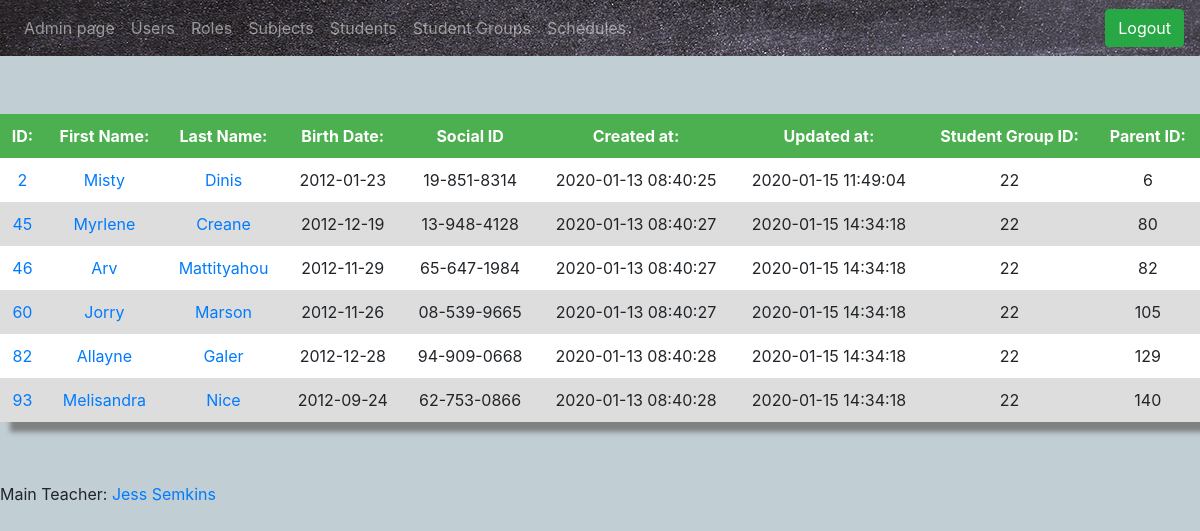
Page /studentgroup/22 on the committed database.
### tables this page shows
CREATE TABLE IF NOT EXISTS `students` (
  `id` int(11) NOT NULL AUTO_INCREMENT,
  `first_name` varchar(45) NOT NULL,
  `last_name` varchar(45) NOT NULL,
  `date_of_birth` date NOT NULL,
  `social_id` varchar(20) NOT NULL,
  `created_at` timestamp NOT NULL DEFAULT CURRENT_TIMESTAMP,
  `updated_at` timestamp NOT NULL DEFAULT CURRENT_TIMESTAMP ON UPDATE CURRENT_TIMESTAMP,
  `student_group_id` int(11) DEFAULT NULL,
  `parent_id` int(11) DEFAULT NULL,
  PRIMARY KEY (`id`),
  KEY `student_group_id_fk_idx` (`student_group_id`),
  KEY `student_group_fk_id_idx` (`student_group_id`),
  KEY `parent_id` (`parent_id`)
);

CREATE TABLE IF NOT EXISTS `users` (
  `id` int(11) NOT NULL AUTO_INCREMENT,
  `first_name` varchar(45) NOT NULL,
  `last_name` varchar(45) NOT NULL,
  `email` varchar(255) NOT NULL,
  `role_id` int(11) NOT NULL,
  `password` varchar(45) NOT NULL,
  `updated_at` timestamp NOT NULL DEFAULT CURRENT_TIMESTAMP ON UPDATE CURRENT_TIMESTAMP,
  `created_at` timestamp NOT NULL DEFAULT CURRENT_TIMESTAMP,
  `last_login_at` timestamp NULL DEFAULT NULL,
  PRIMARY KEY (`id`),
  KEY `fk_users_roles1_idx` (`role_id`)
);

### app/libraries/View.php (called while the page is built, shortened)
<?php
class View
{
    public function loadPage($dir_name, $partial_name)
    {
        include './app/views/'.$dir_name.'/inc/header.php';
        include './app/views/'.$dir_name.'/'.$partial_name.'.php';
        include './app/views/'.$dir_name.'/inc/footer.php';
    }
}

### app/controllers/StudentGroupController.php (called while the page is built, shortened)
<?php
class StudentGroupController
{
    public function __construct($request)
    {
        $this->request = $request;
    }
    public function index()
    {
        $id = $this->request->url_parts[1];
        $student = new Student($this->request);
        $students = $student->studentsInGroups($id);
        $main_teacher = $student->mainTeacher($id);
        $view = new View();
        $view->data['students'] = $students;
        $view->data['main_teacher'] = $main_teacher;
        $view->loadPage('admin', 'onestudentgroup');
    }
}

### index.php (called while the page is built, shortened)
<?php
$router = new Router();

### app/models/Student.php (called while the page is built, shortened)
<?php
class Student extends BaseModel
{
    public function studentsInGroups($id)
    {
        require('./app/db.php');
        $sql = $conn->prepare('select * from students where student_group_id = '.$id.'');
        $sql->execute();
        $data = [];
        while ($row = $sql->fetch(PDO::FETCH_ASSOC)) {
            $data[] = $row;
        }
        return $data;
    }
    public function mainTeacher($id)
    {
        require('./app/db.php');
        $sql = $conn->prepare('select users.id, users.first_name, users.last_name
                                from users
                                inner join student_group
                                on student_group.main_teacher_id = users.id
                                where student_group.id = "'.$id.'"');
        $sql->execute();
        $data = [];
        while ($row = $sql->fetch(PDO::FETCH_ASSOC)) {
            $data[] = $row;
        }
        return $data;
    }
}

### app/views/admin/onestudentgroup.php (the view)
<h3>Student Group</h3>
<table id="myTable">
    <tr>
        <th>ID:</th>
        <th>First Name:</th>
        <th>Last Name:</th>
        <th>Birth Date:</th>
        <th>Social ID</th>
        <th>Created at:</th>
        <th>Updated at:</th>
        <th>Student Group ID:</th>
        <th>Parent ID:</th>
    </tr>
        <?php foreach ($this->data['students'] as $key => $student) : ?>
        <?php $id = $student['id']; ?>
    <tr>
        <td><a href="/students/<?= $id ?>"> <?php echo $student['id']; ?></a></td>
        <td><a href="/students/<?= $id ?>"> <?php echo $student['first_name']; ?></a></td>
        <td><a href="/students/<?= $id ?>"> <?php echo $student['last_name']; ?></a></td>
        <td> <?php echo $student['date_of_birth']; ?> </td>
        <td> <?php echo $student['social_id']; ?> </td>
        <td> <?php echo $student['created_at']; ?> </td>
        <td> <?php echo $student['updated_at']; ?></td>
        <td> <?php echo $student['student_group_id']; ?> </td>
        <td> <?php echo $student['parent_id']; ?> </td>
    </tr>
        <?php endforeach; ?>
</table>
<span>
    Main Teacher:
    <a href="/users/<?=$this->data['main_teacher'][0]['id']; ?>">
    <?= $this->data['main_teacher'][0]['first_name'].' '.
        $this->data['main_teacher'][0]['last_name'];
    ?>
    </a>
</span>

### public/css/style.css (style rules this page uses)
html,body { margin: 0 auto; }
body { background: url(../img/siva.jpg) no-repeat fixed; background-size: cover; }
#myTable { position: relative; border-collapse: collapse; width: 100%; background-color: #dddddd; table-layout: auto; box-shadow: 10px 10px 5px grey; padding-top: 30px; margin-bottom: 60px; margin-top: 80px; }
th, td { padding: 10px; text-align: center; }
tr:nth-child(even) { background-color: white; }
th { background-color: #4CAF50; color: white; font-size: 16px; text-align: center; }

### rows in the picture
students: id "2", first_name "Misty", last_name "Dinis", date_of_birth "2012-01-23", social "19-851-8314", created_at "2020-01-13 08:40:25", updated_at "2020-01-15 11:49:04", student_group "22", parent "6"
students: id "45", first_name "Myrlene", last_name "Creane", date_of_birth "2012-12-19", social "13-948-4128", created_at "2020-01-13 08:40:27", updated_at "2020-01-15 14:34:18", student_group "22", parent "80"
students: id "46", first_name "Arv", last_name "Mattityahou", date_of_birth "2012-11-29", social "65-647-1984", created_at "2020-01-13 08:40:27", updated_at "2020-01-15 14:34:18", student_group "22", parent "82"
students: id "60", first_name "Jorry", last_name "Marson", date_of_birth "2012-11-26", social "08-539-9665", created_at "2020-01-13 08:40:27", updated_at "2020-01-15 14:34:18", student_group "22", parent "105"
students: id "82", first_name "Allayne", last_name "Galer", date_of_birth "2012-12-28", social "94-909-0668", created_at "2020-01-13 08:40:28", updated_at "2020-01-15 14:34:18", student_group "22", parent "129"
students: id "93", first_name "Melisandra", last_name "Nice", date_of_birth "2012-09-24", social "62-753-0866", created_at "2020-01-13 08:40:28", updated_at "2020-01-15 14:34:18", student_group "22", parent "140"
users: first_name "Jess", last_name "Semkins"
